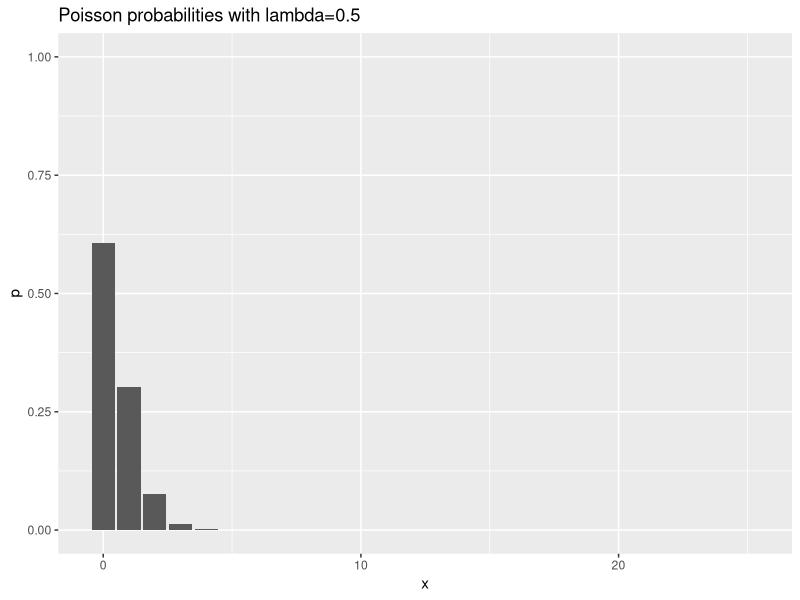
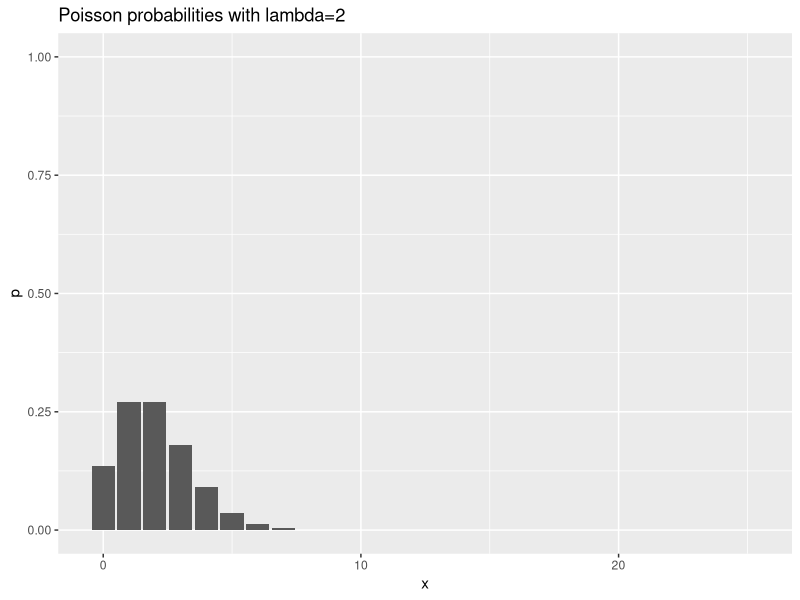
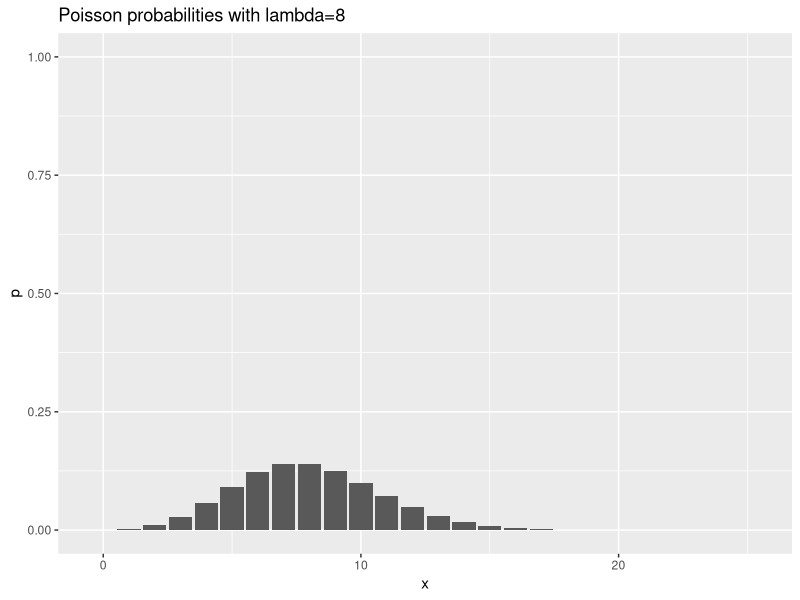

The R source for these figures, in order:
## ---- chunk 1
#| label: poisson-inferences-01

library(broom)
library(dplyr)
library(ggplot2)
library(magrittr)
## ---- chunk 2
#| label:  poisson-inferences-02

data.frame(x=0:25) %>%
  mutate(p=dpois(x, 0.5)) %>%
  ggplot(aes(x,p)) +
    geom_col() +
    expand_limits(y=1) +
    ggtitle("Poisson probabilities with lambda=0.5")
data.frame(x=0:25) %>%
  mutate(p=dpois(x, 2)) %>%
  ggplot(aes(x,p)) +
    geom_col() +
    expand_limits(y=1) +
    ggtitle("Poisson probabilities with lambda=2")
data.frame(x=0:25) %>%
  mutate(p=dpois(x, 8)) %>%
  ggplot(aes(x,p)) +
    geom_col() +
    expand_limits(y=1) +
    ggtitle("Poisson probabilities with lambda=8")
## ---- chunk 3
x <- 17
n <- 1989

x <- 299
n <- 8963

x <- 84
n <- 4193

x <- 215
n <- 4770

rate <- x/n
rate
## ---- chunk 4
#| label: poisson-inferences-03

rate_per_thousand <- rate*1000
rate_per_thousand
## ---- chunk 5
#| label: poisson-inferences-04

count_ci <- c(x-1.96*sqrt(x), x+1.96*sqrt(x))
count_ci
## ---- chunk 6
#| label: poisson-inferences-05

rate_ci <- count_ci * 1000 / n
rate_ci
## ---- chunk 7
#| label: poisson-inferences-06

round(rate_ci, 1)
## ---- chunk 8
#| label: poisson-inferences-07

log_count <- log(x)
log_ci <- c(log_count-1.96*sqrt(1/x), log_count+1.96*sqrt(1/x))
log_ci
## ---- chunk 9
#| label: poisson-inferences-08

back_transformed_ci <- exp(log_ci)
back_transformed_ci
## ---- chunk 10
#| label: poisson-inferences-09

rate_ci <- back_transformed_ci * 1000 / n
rate_ci
## ---- chunk 11
#| label: poisson-inferences-10

round(rate_ci, 1)
## ---- chunk 12
x1 <- 215
T1 <- 4770
x2 <- 84
T2 <- 4193
d <- 1000

r1 <- x1/T1*d
r2 <- x2/T2*d
r1
r2
r1/r2
## ---- chunk 13
#| label: poisson-inferences-11

ln_ratio <- log(r1/r2)
se_ratio <- sqrt(1/x1+1/x2)
se_ratio
ci1 <- c(ln_ratio-1.96*se_ratio, ln_ratio+1.96*se_ratio)
ci1
## ---- chunk 14
#| label: poisson-inferences-12

ci2 <- exp(ci1)
ci2
## ---- chunk 15
round(ci2, 2)
## ---- chunk 16
#| label: poisson-inferences-13

injuries <- data.frame(x=c(x1, x2), T=c(T1, T2), g=1:0)
glm(x~g, family=poisson, offset=log(T), data=injuries) %>%
  tidy -> c
c
